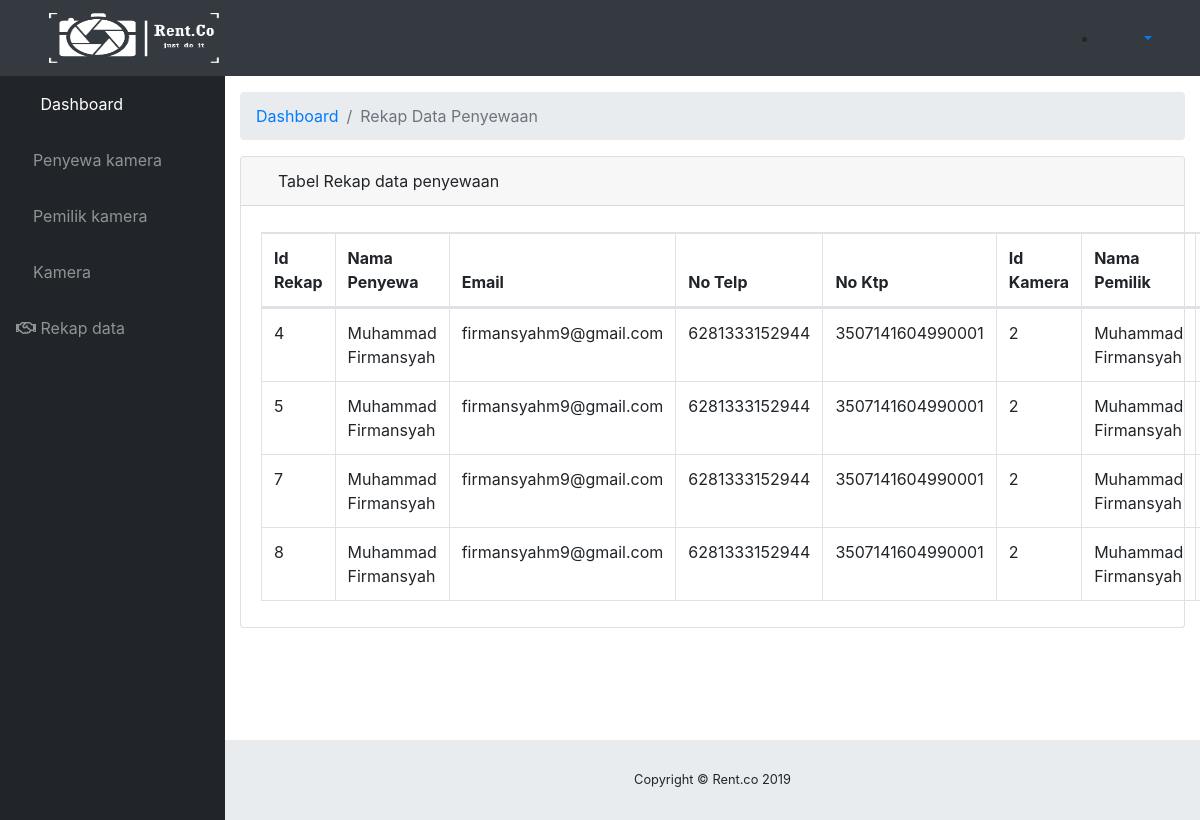
The page /script/admin/rekap_data.php (signed in) on the database its author committed.
### tables this page shows
CREATE TABLE `rekap_sewa` (
  `id_rekap` int(50) NOT NULL,
  `id_kam` int(11) NOT NULL,
  `nama_penyewa` varchar(100) NOT NULL,
  `email_penyewa` varchar(50) NOT NULL,
  `notelp_penyewa` varchar(50) NOT NULL,
  `noktp_penyewa` varchar(50) NOT NULL,
  `nama_pemilik` varchar(100) NOT NULL,
  `tanggal_mulai_sewa` date NOT NULL,
  `tanggal_selesai_sewa` date NOT NULL
);

### script/admin/rekap_data.php (the view, shortened to what this page needs)
<!DOCTYPE html>
<html lang="en">
<head>
  <link href="vendor/fontawesome-free/css/all.min.css" rel="stylesheet" type="text/css">
  <link href="vendor/datatables/dataTables.bootstrap4.css" rel="stylesheet">
  <link href="css/sb-admin.css" rel="stylesheet">
</head>
<body id="page-top">
  <nav class="navbar navbar-expand navbar-dark bg-dark static-top">
    <button class="btn btn-link btn-sm text-white order-1 order-sm-0" id="sidebarToggle" href="#">
      <i class="fas fa-bars"></i>
    </button>
    <a class="navbar-brand" href="index.php">
      <img src="./../gambar/logo-3-negatif.png" width="170" height="50" class="d-inline-block align-top" alt="">
    </a>
    <ul class="d-none d-md-inline-block form-inline ml-auto mr-0 mr-md-3 my-2 my-md-0">
      <li class="nav-item dropdown no-arrow">
        <a class="nav-link dropdown-toggle" href="#" id="userDropdown" role="button" data-toggle="dropdown" aria-haspopup="true" aria-expanded="false">
          <i class="fas fa-user-circle fa-fw"></i>
        </a>
      </li>
    </ul>
  </nav>
  <div id="wrapper">
    <ul class="sidebar navbar-nav">
      <li class="nav-item active">
        <a class="nav-link" href="index.php">
          <i class="fas fa-fw fa-folder"></i>
          <span>Dashboard</span>
        </a>
      </li>
      <li class="nav-item">
        <a class="nav-link" href="penyewa.php" >
          <i class="fas fa-running"></i>
          <span>Penyewa kamera</span>
        </a>
      </li>
      <li class="nav-item">
        <a class="nav-link" href="pemilik.php">
          <i class="fas fa-male"></i>
          <span>Pemilik kamera</span></a>
      </li>
      <li class="nav-item">
        <a class="nav-link" href="kamera.php">
          <i class="fas fa-camera-retro"></i>
          <span>Kamera</span></a>
      </li>
      <li class="nav-item">
        <a class="nav-link" href="rekap_data.php">
          <i class="far fa-handshake"></i>
          <span>Rekap data</span></a>
      </li>
    </ul>
<div id="content-wrapper">
<div class="container-fluid">
  <ol class="breadcrumb">
    <li class="breadcrumb-item">
      <a href="#">Dashboard</a>
    </li>
    <li class="breadcrumb-item active">Rekap Data Penyewaan</li>
  </ol>
   <div class="card mb-3">
          <div class="card-header">
            <i class="fas fa-table"></i>
            Tabel Rekap data penyewaan</div>
          <div class="card-body">
            <div class="row">
              <div class="col-sm-12">
                <table class="table table-bordered dataTable" id="dataTable" width="100%" cellspacing="0" role="grid" aria-describedby="dataTable_info" style="width: 100%;">
                  <thead>
                  <tr><th rowspan="1" colspan="1">Id Rekap</th>
                      <th rowspan="1" colspan="1">Nama Penyewa</th>
                      <th rowspan="1" colspan="1">Email</th>
                      <th rowspan="1" colspan="1">No Telp</th>
                      <th rowspan="1" colspan="1">No Ktp</th>
                      <th rowspan="1" colspan="1">Id Kamera</th>
                      <th rowspan="1" colspan="1">Nama Pemilik</th>
                      <th rowspan="1" colspan="1">Tanggal sewa</th>
                    </thead>
                    <?php
                      include "koneksi.php";
                      $sql= "SELECT * FROM rekap_sewa";
                      $result = mysqli_query($mysqli,$sql);
                      while($rows = mysqli_fetch_array($result))
                        {
                    ?>
                    <tbody>
                    <tr role="row" class="odd">
                        <td class="sorting_1"><?php echo $rows['id_rekap'];?></td>
                        <td><?php echo $rows['nama_penyewa'];?></td>
                        <td><?php echo $rows['email_penyewa'];?></td>
                        <td><?php echo $rows['notelp_penyewa'];?></td>
                        <td><?php echo $rows['noktp_penyewa'];?></td>
                        <td><?php echo $rows['id_kam'];?></td>
                        <td><?php echo $rows['nama_pemilik'];?></td>
                        <td><?php echo $rows['tanggal_mulai_sewa'];?></td>
                    </tr>
                    </tbody>
                    <?php
                      }
                    ?>
                  </table>
                </div>
              </div>
                </div>
                </div>
              </div>
            </div>
          </div>
      <footer class="sticky-footer">
        <div class="container my-auto">
          <div class="copyright text-center my-auto">
            <span>Copyright © Rent.co 2019</span>
          </div>
        </div>
      </footer>
</body>
</html>

### rows shown on the page
rekap_sewa: id_rekap "4", nama_penyewa "Muhammad Firmansyah", email_penyewa "firmansyahm9@gmail.com", notelp_penyewa "6281333152944", noktp_penyewa "3507141604990001", id_kam "2", nama_pemilik "Muhammad Firmansyah"
rekap_sewa: id_rekap "5", nama_penyewa "Muhammad Firmansyah", email_penyewa "firmansyahm9@gmail.com", notelp_penyewa "6281333152944", noktp_penyewa "3507141604990001", id_kam "2", nama_pemilik "Muhammad Firmansyah"
rekap_sewa: id_rekap "7", nama_penyewa "Muhammad Firmansyah", email_penyewa "firmansyahm9@gmail.com", notelp_penyewa "6281333152944", noktp_penyewa "3507141604990001", id_kam "2", nama_pemilik "Muhammad Firmansyah"
rekap_sewa: id_rekap "8", nama_penyewa "Muhammad Firmansyah", email_penyewa "firmansyahm9@gmail.com", notelp_penyewa "6281333152944", noktp_penyewa "3507141604990001", id_kam "2", nama_pemilik "Muhammad Firmansyah"
